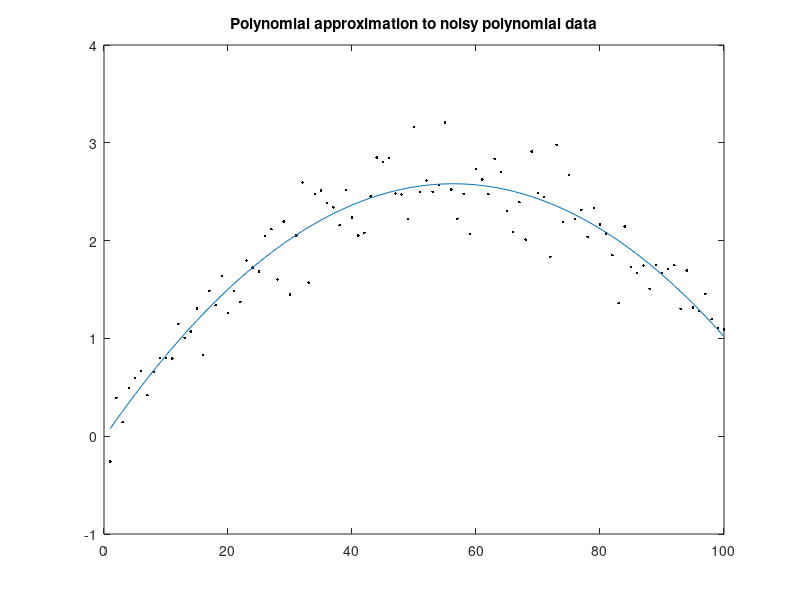

The MATLAB script that drew this image: (Note: this script raises an error after producing the figure.)
%% Example 1: Polynomial approximation + total variation filtering
% Example: Simultaneous least-square polynomial approximation and total variation
% filtering.
%
%  Ivan Selesnick,
% Polytechnic Institute of NYU
% December 2011
% Email: selesi@poly.edu
% Reference: Polynomial Smoothing of Time Series with Additive Step Discontinuities
% I. W. Selesnick, S. Arnold, and V. R. Dantham

%% Start

clear
close all
printme = @(filename) print('-dpdf', sprintf('figures/Example1_%s', filename));


%% Create test signals

N = 100;                            % N : length of data
n = (1:N)';
s1 = n < 0.3*N;                     % s1 : step function
s2 = 2-2*((n-N/2)/(N/2)).^2;
s2 = s2 + n/N;                      % s2 : polynomial function

randn('state',0);                   % Initialize randn so that example can be exactly reproduced
noise = randn(N,1);
sigma = 0.26;
noise = noise / sqrt((1/N)*sum(noise.^2)) * sigma;      % Gaussian (normal) noise

%% Polynomial approximation
% Show polynomial approximation of noisy polynomial data

a = polyfit(n,s2+noise,2);
s2pf = polyval(a, n);

figure(1)
clf
plot(n, s2 + noise, '.k', n, s2pf);
title('Polynomial approximation to noisy polynomial data')
printme('polyfit')


%% TV filtering of noisy step data

lambda = 1.6;                           % lambda : regularization parameter for TV filter
Nit = 100;                              % Nit : number of iterations for TV filter algorithm
[x_tv, cost] = TVfilt(s1+noise, lambda, Nit, 1.5, 10);

figure(1)
plot(cost)
title('TV filter - Cost function history')
xlabel('Iteration')

%%
% Output of TV filter

figure(1)
plot(n, s1 + noise, '.k', n, x_tv);
title('(a) Total variation filtering of noisy step data'); 
printme('TV_filter')


%% Least-square filtering of noisy step data

lambda = 10;                            % lambda : regularzation parameter for least squares filter
e = ones(N-1, 1);
D = spdiags([e -e], [0 1], N-1, N);     % D : first-order different matrix (sparse)
H = speye(N) + lambda*(D'*D);           % H : I + lambda D'*D (sparse)
x_l2 = H \ (s1+noise);

figure(1)
plot(n, s1 + noise, '.k', n, x_l2);
title('(b) Least-squares filtering of noisy step data'); 
printme('L2_filtered')


%% Create noisy signal
% Create polynomial signal with additive step discontinuity

s = s1 + s2;                % s : polynomial signal with additive step discontinuity
y = s + noise;              % y : noisy signal

figure(1)
plot(n, y, '.k')
title('(a) Noisy data');
printme('data')


%% PATV: Polynomial approximation + total variation filter 
% Example

% parameters
d = 2;                          % d : degree of approximation polynomial
lambda = 3;                     % lambda : regularization parameter

Nit = 100;                      % Nit : number of iterations
mu0 = 20;                       % mu0 : ADMM parameter
mu1 = 0.2;                      % mu1 : ADMM parameter
[x, p, cost] = patv(y, d, lambda, Nit, mu0, mu1);

% display cost function history
figure(1)
plot(cost)
title('PATV algorithm - Cost function history');
xlabel('Iteration')
printme('PATV_convergence')


%%
% Display calculated TV component

figure(1)
plot(n, x, 'k')
title('(b) Calculated TV component (PATV)');
printme('PATV_TV_component')

%%
% Display TV-compensated data

figure(2)
clf
plot(n, y - x, '.k')
title('(c) TV-compensated data (PATV)');
printme('PATV_TV_compensated_data')

%%
% Display estimated signal

figure(1)
plot(n, y,'.k', n, x+p, 'black') 
title('(d) Estimated signal (PATV)');
legend('Data','Estimated signal', 'Location','south')
printme('PATV')

%%
% Display first-order difference of TV component.
% Note: there are 3 non-zero values

figure(2)
stem(abs(diff(x)),'marker','none')
title('|diff(x)|');


%% Lambda too small
% When lambda is too small, the noise is not fully reduced

lambda = 0.2;
[x, p, cost] = patv(y, d, lambda, Nit, mu0, mu1);

figure(1)
plot(n, y,'.k', n, x+p, 'black') 
title('(a) Estimated signal (PATV with  \lambda too small)'); 
legend('Data','Estimated signal', 'Location','south')
printme('PATV_lambda_small')



%% Lambda too large
% When lambda is too large, the step discontinuity is under-estimated

lambda = 7;
[x, p, cost] = patv(y, d, lambda, Nit, mu0, mu1);

figure(2)
plot(n, y,'.k', n, x+p, 'black') 
legend('Data','Estimated signal', 'Location','south')
title('(b) Estimated signal (PATV with  \lambda too large)'); 
printme('PATV_lambda_large')



%% C-PATV: Constrained formulation

r = sqrt(N) * sqrt(sum((1/N)*(noise.^2)));      % r : constraint parameter
Nit = 50;                           % Nit : number of iterations
mu0 = 3.5;                          % mu0 : ADMM parameter
mu1 = 0.5;                          % mu1 : ADMM parameter
[x_constr, p_constr, cost, constr] = cpatv(y, d, r, Nit, mu0, mu1);

% check constraint:
e  =  y - x_constr -  p_constr;
sqrt((1/N)*sum ( e.^2))             % This value should be r/sqrt(N).

% Cost function versus constraint function histories
figure(1)
plot(constr, cost,'.-');
xlabel('Constraint')
ylabel('Cost')
title('Cost vs. Constraint (C-PATV)')
ax3 = axis;
line([1 1]*r, ax3(3:4), 'linestyle', '--')
axis(ax3)
printme('CPATV_convergence')

%%
% Display estimated signal

figure(1)
plot(n, y,'.k', n, x_constr+p_constr, 'black') % , 'MarkerSize',MS)
title('Estimated signal (C-PATV)');
legend('Data','Estimated signal', 'Location','south')
printme('CPATV')

%% Enhanced PATV
% Lp quasi-norm minimization with p < 1 leads to fewer extraneous steps in the
% estimated signal

lambda = 3;                     % lambda : regularization parameter

Nit = 100;                      % Nit : number of iterations
mu0 = 20;                       % mu0 : ADMM parameter
mu1 = 0.2;                      % mu1 : ADMM parameter

p = 0.7;                        % p : power (Lp quasi-norm)
E = 0.02;                       % E : small number

[x, p, cost] = patv_Lp(y, d, lambda, p, E, Nit, mu0, mu1);

figure(1), clf
plot(n, y,'.k', n, x+p, 'black')
title('Estimated signal (Enhanced PATV)');
legend('Data','Estimated signal', 'Location','south')
printme('enhanced_PATV')

%%
% It can be seen that enhanced PATV leads to fewer extraneous steps
% in the calculated TV component.

figure(1)
plot(x)
hold off
title('Calculated TV component (Enhanced PATV)')

%%

figure(2)
stem(abs(diff(x)), 'marker','none')
hold off
title('|diff(x1)|')


